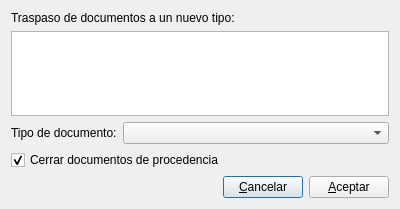
<?xml version="1.0" encoding="UTF-8"?>
<ui version="4.0">
 <class>traspasos</class>
 <widget class="QDialog" name="traspasos">
  <property name="geometry">
   <rect>
    <x>0</x>
    <y>0</y>
    <width>400</width>
    <height>209</height>
   </rect>
  </property>
  <property name="windowTitle">
   <string>Traspaso documentos</string>
  </property>
  <layout class="QVBoxLayout" name="verticalLayout">
   <item>
    <widget class="QLabel" name="label">
     <property name="text">
      <string>Traspaso de documentos a un nuevo tipo:</string>
     </property>
    </widget>
   </item>
   <item>
    <widget class="QPlainTextEdit" name="docsplainTextEdit">
     <property name="readOnly">
      <bool>true</bool>
     </property>
    </widget>
   </item>
   <item>
    <layout class="QHBoxLayout" name="horizontalLayout">
     <item>
      <widget class="QLabel" name="label_2">
       <property name="text">
        <string>Tipo de documento:</string>
       </property>
      </widget>
     </item>
     <item>
      <widget class="QComboBox" name="docscomboBox">
       <property name="sizePolicy">
        <sizepolicy hsizetype="Expanding" vsizetype="Fixed">
         <horstretch>0</horstretch>
         <verstretch>0</verstretch>
        </sizepolicy>
       </property>
      </widget>
     </item>
    </layout>
   </item>
   <item>
    <widget class="QCheckBox" name="cerrarcheckBox">
     <property name="text">
      <string>Cerrar documentos de procedencia</string>
     </property>
     <property name="checked">
      <bool>true</bool>
     </property>
    </widget>
   </item>
   <item>
    <layout class="QHBoxLayout" name="horizontalLayout_2">
     <item>
      <spacer name="horizontalSpacer">
       <property name="orientation">
        <enum>Qt::Horizontal</enum>
       </property>
       <property name="sizeHint" stdset="0">
        <size>
         <width>40</width>
         <height>20</height>
        </size>
       </property>
      </spacer>
     </item>
     <item>
      <widget class="QPushButton" name="cancelarpushButton">
       <property name="text">
        <string>&amp;Cancelar</string>
       </property>
      </widget>
     </item>
     <item>
      <widget class="QPushButton" name="aceptarpushButton">
       <property name="text">
        <string>&amp;Aceptar</string>
       </property>
      </widget>
     </item>
    </layout>
   </item>
  </layout>
 </widget>
 <resources/>
 <connections>
  <connection>
   <sender>cancelarpushButton</sender>
   <signal>clicked()</signal>
   <receiver>traspasos</receiver>
   <slot>reject()</slot>
   <hints>
    <hint type="sourcelabel">
     <x>269</x>
     <y>159</y>
    </hint>
    <hint type="destinationlabel">
     <x>190</x>
     <y>147</y>
    </hint>
   </hints>
  </connection>
 </connections>
</ui>
